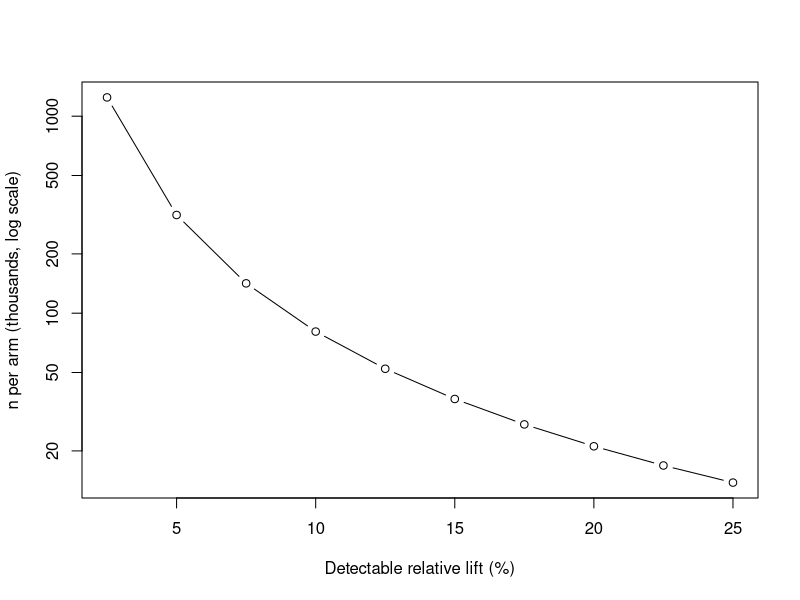
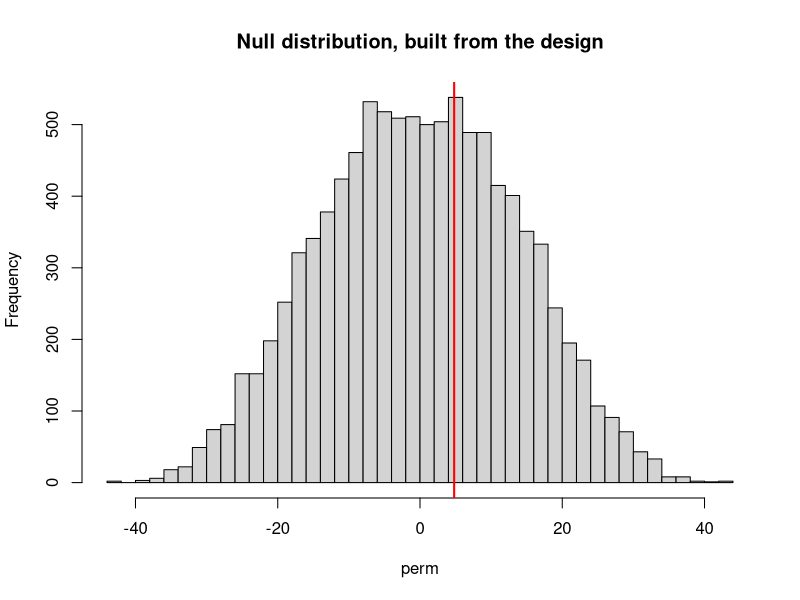
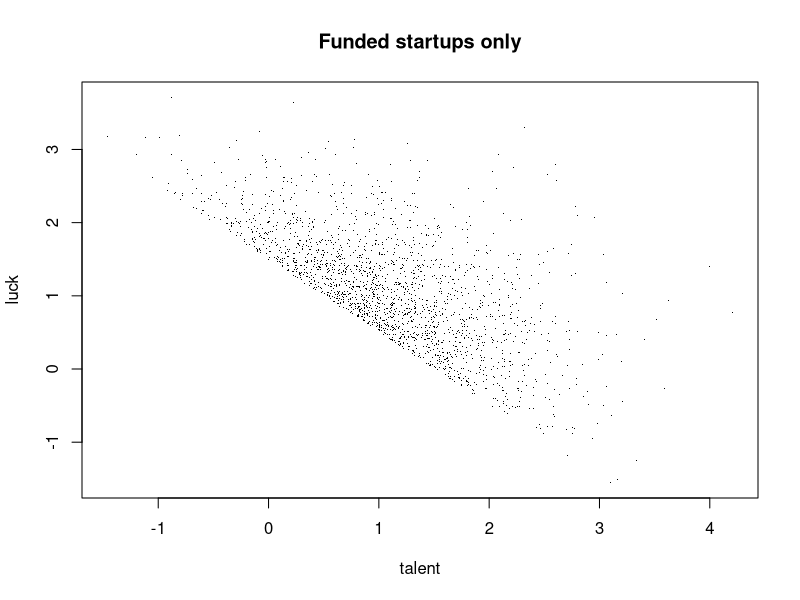

Reproduce these figures in R, in order.
## ---- chunk 1
knitr::opts_chunk$set(echo = TRUE, message = FALSE, warning = FALSE)
set.seed(93)
## ---- chunk 2
power.prop.test(p1 = 0.02, p2 = 0.025, sig.level = 0.05, power = 0.80)
## ---- chunk 3
lifts <- seq(0.0005, 0.005, by = 0.0005)
n_req <- sapply(lifts, function(d)
  power.prop.test(p1 = 0.02, p2 = 0.02 + d, sig.level = 0.05, power = 0.80)$n)
plot(100 * lifts / 0.02, n_req / 1000, type = "b", log = "y",
     xlab = "Detectable relative lift (%)", ylab = "n per arm (thousands, log scale)")
## ---- chunk 4
n <- 40
d <- sample(rep(0:1, n / 2))
y <- exp(rnorm(n, mean = 3, sd = 1)) * (1 + 0.3 * d)

observed <- mean(y[d == 1]) - mean(y[d == 0])
perm <- replicate(10000, {
  d_star <- sample(d)               # reshuffle labels, same # treated
  mean(y[d_star == 1]) - mean(y[d_star == 0])
})
c(observed = observed, p_value = mean(abs(perm) >= abs(observed)),
  t_test_p = t.test(y ~ d)$p.value)
hist(perm, breaks = 50, main = "Null distribution, built from the design")
abline(v = observed, col = "red", lwd = 2)
## ---- chunk 5
n      <- 100000
talent <- rnorm(n)
luck   <- rnorm(n)
funded <- (talent + luck > 1.5)   # top ~14% get funded

cor(talent, luck)            # population: ~0
cor(talent[funded], luck[funded])   # among the funded: strongly negative!
plot(talent[funded][1:2000], luck[funded][1:2000], pch = ".",
     xlab = "talent", ylab = "luck", main = "Funded startups only")
## ---- chunk 6
run_market <- function(treat, supply, p0 = 0.2, delta = 0.1) {
  want <- rbinom(length(treat), 1, p0 + delta * treat); sold <- integer(length(treat)); left <- supply
  for (i in sample(seq_along(treat))) if (want[i] == 1 && left > 0) { sold[i] <- 1L; left <- left - 1 }
  sold
}
B <- 200
for (ratio in c(0.75, 1, 2)) {
  supply <- round(ratio * 0.2 * B)
  est <- replicate(200, { tr <- rbinom(B, 1, 0.5); s <- run_market(tr, supply)
    c(naive = mean(s[tr == 1]) - mean(s[tr == 0]),
      global = mean(run_market(rep(1, B), supply)) - mean(run_market(rep(0, B), supply))) })
  cat(sprintf("supply/demand = %.2f:  buyer-level A/B %.3f   global effect %.3f\n", ratio, mean(est["naive", ]), mean(est["global", ])))
}
## ---- chunk 7
# your code here
## ---- chunk 8
# your code here
## ---- chunk 9
# your code here
